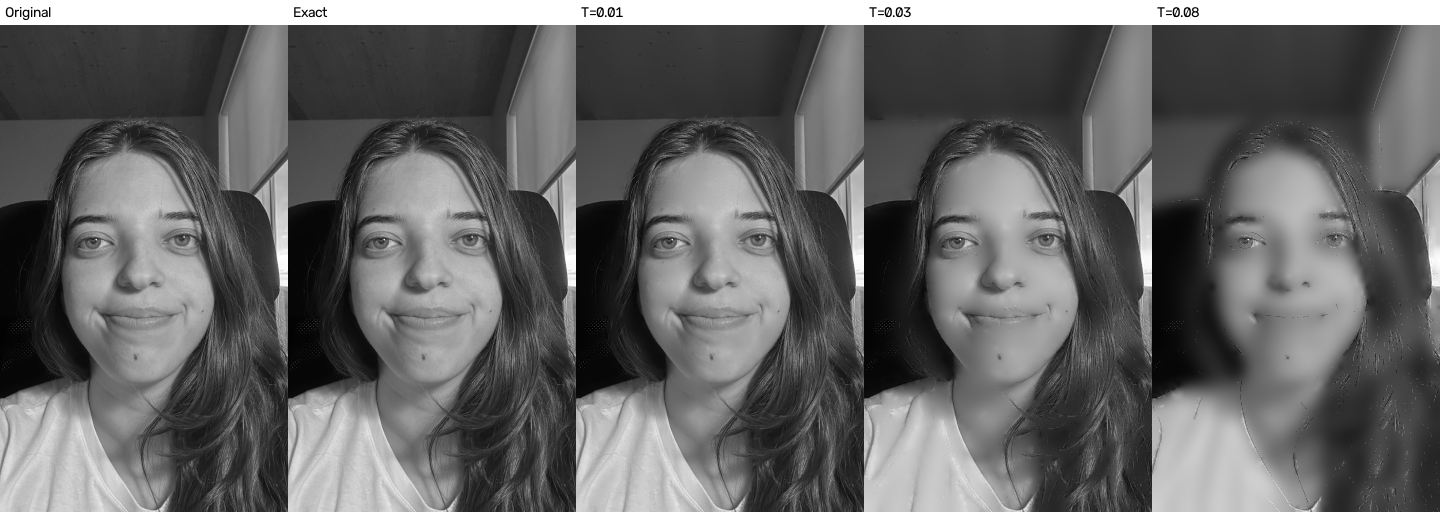
#> input picture assignments/hw03/files/hw03_output.png, 1440 x 512 px
$ python hw03.py hw03_output.png
#> lines starting #> are read from the running program, lines starting #| are printed output that depends on the picture; long printed decimals are rounded
"""Homework 03: Laplacian Pyramids.

Complete the four TODO functions below. Do not change their names or
arguments; the Gradescope autograder calls them directly.

Run locally from the course `cv` Conda environment with:
    python hw03.py my_image.png

The script will save a visualization to hw03_output.png. You only submit
hw03.py to Gradescope.
"""

from __future__ import annotations

import argparse
from pathlib import Path

import cv2
import numpy as np


def build_laplacian_pyramid(image: np.ndarray, levels: int) -> list[np.ndarray]:
    """Build a Laplacian pyramid with `levels` residual levels.

    Return a list:
        [L0, L1, ..., L_(levels-1), G_levels]

    Requirements:
    - `image` is a 2-D np.float32 grayscale image with values in [0, 1].
    - Keep all pyramid arrays as np.float32.
    - For each level, use cv2.pyrDown(..., borderType=cv2.BORDER_REFLECT).
    - Expand the coarse image with cv2.pyrUp(..., dstsize=previous_shape[::-1]).
    - Compute each residual as fine_image - expanded_coarse_image.
    - The final list entry is the smallest Gaussian image.
    - IMPORTANT: Your implementation must work for odd and non-square image sizes.
    """

    pyramid = []
    img = image.copy()

    for i in range(levels):

        dsample_img = cv2.pyrDown(img, borderType = cv2.BORDER_REFLECT)
        expand = cv2.pyrUp(dsample_img, dstsize = img.shape[::-1])

        residual_lap = img - expand

        pyramid.append(residual_lap)

        img = dsample_img

    pyramid.append(img)

    return pyramid


def reconstruct_laplacian_pyramid(pyramid: list[np.ndarray]) -> np.ndarray:
    """Reconstruct the finest image from a Laplacian pyramid.

    Start with the final coarse image. Repeatedly expand it to the size of the
    residual at the next finer level and add that residual. Return np.float32.
    """

    pyramid_rev = pyramid[::-1]
    small_g_img = pyramid_rev[0]

    for level in pyramid_rev[1:]:
        expand = cv2.pyrUp(small_g_img, dstsize = level.shape[::-1])
        small_g_img = expand + level

    return small_g_img


def threshold_laplacian_pyramid( pyramid: list[np.ndarray], threshold: float) -> list[np.ndarray]:
    """Return an independent thresholded copy of a Laplacian pyramid.

    For every residual level (all entries except the final coarse image), set
    coefficients whose absolute value is strictly less than `threshold` to 0.

    Return a new list containing a separate NumPy array for every level.
    Do NOT threshold the final coarse image, and do NOT modify or share arrays
    with the input pyramid. Keep all returned arrays as np.float32.

    A suitable independent copy for this list-of-arrays structure is:
        new_pyramid = [level.copy() for level in pyramid]
    """
    new_pyramid = [level.copy() for level in pyramid]
    for lvl in new_pyramid[:-1]:
        for r_idx, row in enumerate(lvl):
            for c_idx, col in enumerate(row):
                if np.abs(lvl[r_idx, c_idx]) < threshold:
                    lvl[r_idx, c_idx] = 0

    return new_pyramid


def residual_nonzero_fraction(pyramid: list[np.ndarray]) -> float:
    """Return the fraction of nonzero coefficients in the residual levels.
    Count coefficients only in pyramid[:-1]; the final coarse image is not
    included. Return a Python float in [0, 1]. """

    non_zero = 0
    total_elem = 0
    for lvl in pyramid[:-1]:
        for r in lvl:
            for val in r:
                total_elem += 1
                if val != 0:
                    non_zero += 1

    if total_elem == 0:
        return 0


    total_perc = non_zero/total_elem
    return total_perc


# -----------------------------------------------------------------------------
# The helper functions below are provided. You do not need to modify them.
# -----------------------------------------------------------------------------

def load_grayscale_float(filename: str | Path) -> np.ndarray:
    """Load an image with OpenCV and return grayscale float32 in [0, 1]."""
    image = cv2.imread(str(filename), cv2.IMREAD_GRAYSCALE)
    if image is None:
        raise FileNotFoundError(f"Could not load image: {filename}")
    return image.astype(np.float32) / 255.0


def resize_for_pyramid(image: np.ndarray, max_dimension: int = 512) -> np.ndarray:
    """Downsize very large images to keep the visualization compact."""
    height, width = image.shape
    largest = max(height, width)
    if largest <= max_dimension:
        return image
    scale = max_dimension / largest
    new_size = (max(1, round(width * scale)), max(1, round(height * scale)))
    return cv2.resize(image, new_size, interpolation=cv2.INTER_AREA).astype(np.float32)


def _to_display_u8(image: np.ndarray) -> np.ndarray:
    """Convert a reconstructed float image into a viewable uint8 image."""
    arr = np.asarray(image, dtype=np.float32)
    return np.clip(np.rint(np.clip(arr, 0.0, 1.0) * 255.0), 0, 255).astype(np.uint8)


def save_comparison(
    panels: list[tuple[str, np.ndarray]],
    output_path: str | Path = "hw03_output.png",
) -> None:
    """Save a horizontal montage of reconstructions."""
    rendered = []
    for label, image in panels:
        panel = _to_display_u8(image)
        panel = cv2.cvtColor(panel, cv2.COLOR_GRAY2BGR)
        cv2.rectangle(panel, (0, 0), (panel.shape[1] - 1, 24), (255, 255, 255), -1)
        cv2.putText(
            panel,
            label,
            (5, 17),
            cv2.FONT_HERSHEY_SIMPLEX,
            0.48,
            (0, 0, 0),
            1,
            cv2.LINE_AA,
        )
        rendered.append(panel)

    montage = cv2.hconcat(rendered)
    if not cv2.imwrite(str(output_path), montage):
        raise RuntimeError(f"Could not save {output_path}")


def main() -> None:
    parser = argparse.ArgumentParser(description="HW03: Laplacian Pyramids and Compression")
    parser.add_argument("image", help="Path to your HW01 headshot or another JPG/PNG image")
    args = parser.parse_args()

    image = resize_for_pyramid(load_grayscale_float(args.image))
#> in load_grayscale_float, image is the input picture: shape (512, 1440); min 0, max 255, mean 101.5
#> in resize_for_pyramid, `height, width = image.shape`: height = 512; width = 1440
#> in resize_for_pyramid, `scale = max_dimension / largest`: scale = 0.356
#> in resize_for_pyramid, `new_size = (max(1, round(width * scale)), max(1, round(height * scale)))`: new_size = (512, 182)
    pyramid = build_laplacian_pyramid(image, levels=3)
#> the loop in build_laplacian_pyramid, `for i in range(levels): ` made 3 passes
#> pass 1, in build_laplacian_pyramid, `expand = cv2.pyrUp(dsample_img, dstsize = img.shape[::-1])`:
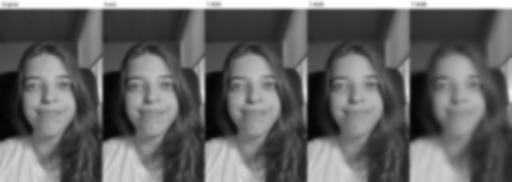
#> expand: shape (182, 512) float32; min 0.0121, max 1, mean 0.398
#> pass 1, in build_laplacian_pyramid, `residual_lap = img - expand`:
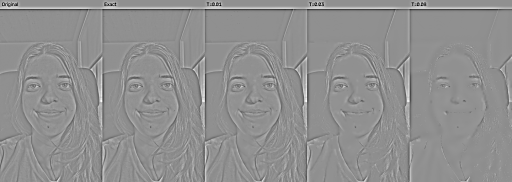
#> residual_lap: shape (182, 512) float32; min -0.488, max 0.375, mean 2.99e-05; drawn with min black and max white
#> after the loop in build_laplacian_pyramid, `for i in range(levels):`:
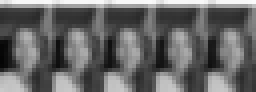
#> dsample_img: shape (23, 64) float32 (shown 4 times larger); min 0.0206, max 0.981, mean 0.407
#> after the loop in build_laplacian_pyramid, `for i in range(levels):`: pyramid = 3 items
#> pyramid = 4 items

    exact = reconstruct_laplacian_pyramid(pyramid)
#> the loop in reconstruct_laplacian_pyramid, `for level in pyramid_rev[1:]:` made 3 passes
#> pass 2, in reconstruct_laplacian_pyramid, `expand = cv2.pyrUp(small_g_img, dstsize = level.shape[::-1])`:
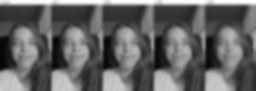
#> expand: shape (91, 256) float32; min 0.0166, max 0.997, mean 0.399
    max_error = float(np.max(np.abs(exact - image)))
#> max_error = 2.98e-08
    print("Exact reconstruction max error:", max_error)
#| Exact reconstruction max error: 2.9802322387695312e-08

    thresholds = [0.01, 0.03, 0.08]
    panels = [("Original", image), ("Exact", exact)]


    for threshold in thresholds:
        compressed = threshold_laplacian_pyramid(pyramid, threshold)
        fraction = residual_nonzero_fraction(compressed)
        reconstruction = reconstruct_laplacian_pyramid(compressed)
        print(f"Threshold {threshold:.2f} residual nonzero fraction: {fraction:.6f}")
        panels.append((f"T={threshold:.2f}", reconstruction))
#> this loop made 3 passes
#> fraction on passes 1 to 3: 0.524, 0.275, 0.0855
#| Threshold 0.01 residual nonzero fraction: 0.5243
#| Threshold 0.03 residual nonzero fraction: 0.2746
#| Threshold 0.08 residual nonzero fraction: 0.08546
#> pass 3, in main, `reconstruction = reconstruct_laplacian_pyramid(compressed)`:
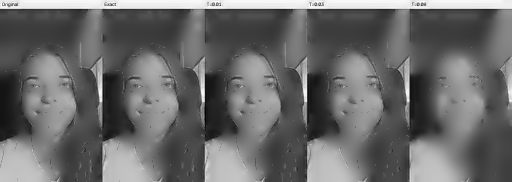
#> reconstruction: shape (182, 512) float32; min -0.0507, max 1.02, mean 0.399; drawn with min black and max white
#> after the loop, panels = 5 items

    save_comparison(panels, "hw03_output.png")
#> the loop in save_comparison, `for label, image in panels:` made 5 passes
#> label on passes 1 to 5: 'Original', 'Exact', 'T=0.01', 'T=0.03', 'T=0.08'
#> after the loop in save_comparison, `for label, image in panels:`:
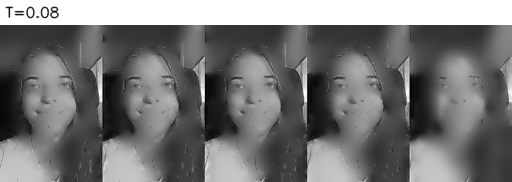
#> panel: shape (182, 512, 3); min 0, max 255, mean 118.4
#> in save_comparison, `montage = cv2.hconcat(rendered)`:
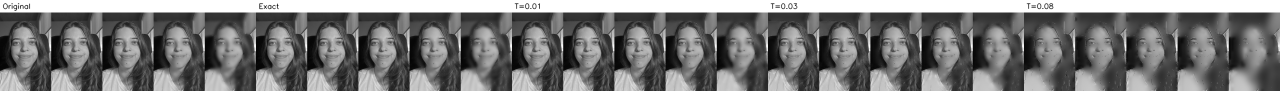
#> montage: shape (182, 2560, 3) (shown at 1/2 size); min 0, max 255, mean 118.2
    print("Saved visualization to hw03_output.png")


if __name__ == "__main__":
    main()

$ run again, with assignments/hw03/files/img.png copied over assignments/hw03/files/hw03_output.png
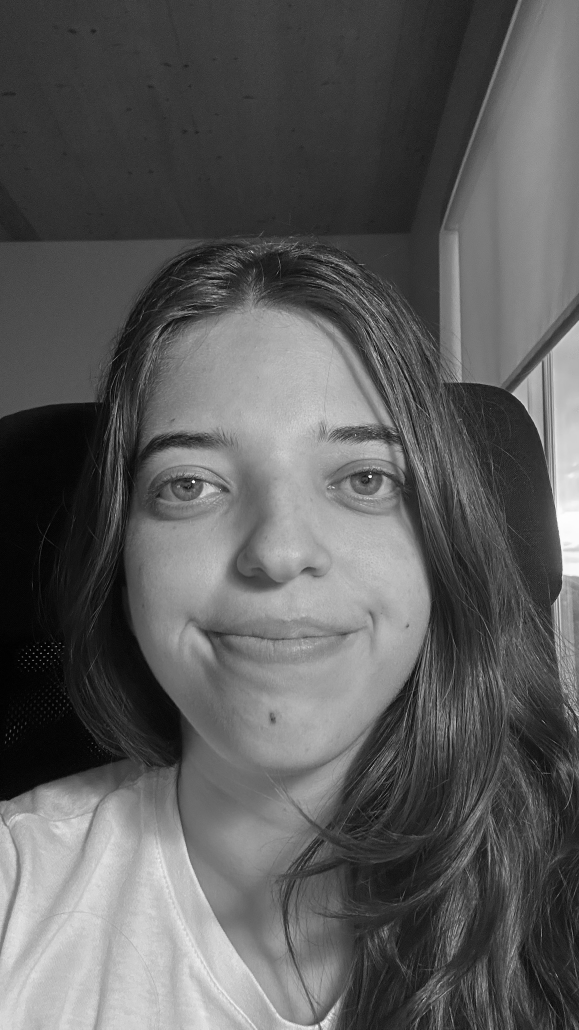
#> input picture assignments/hw03/files/img.png, 1737 x 3088 px (shown at 1/3 size)
#> in load_grayscale_float, image is the input picture: shape (3088, 1737); min 0, max 255, mean 92.4
#> height = 3088; width = 1737
#> largest = 3088
#> scale = 0.166
#> new_size = (288, 512)
#> the loop in build_laplacian_pyramid, `for i in range(levels): ` made 3 passes
#> pass 1, in build_laplacian_pyramid, `residual_lap = img - expand`:
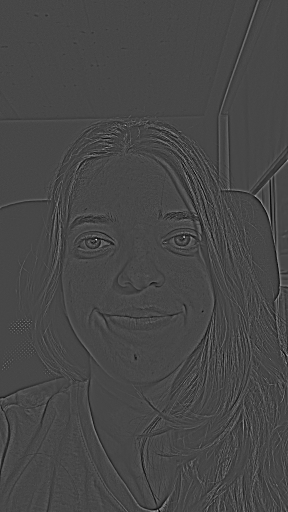
#> residual_lap: shape (512, 288) float32; min -0.219, max 0.564, mean -7.28e-07; drawn with min black and max white
#> after the loop in build_laplacian_pyramid, `for i in range(levels):`: pyramid = 3 items
#> in main, `pyramid = build_laplacian_pyramid(image, levels=3)`: pyramid = 4 items
#> the loop in reconstruct_laplacian_pyramid, `for level in pyramid_rev[1:]:` made 3 passes
#> max_error = 5.96e-08
#| Exact reconstruction max error: 5.960464477539063e-08
#> the loop in main, `for threshold in thresholds:` made 3 passes
#> fraction on passes 1 to 3: 0.39, 0.154, 0.0239
#> (printed output is left out)
#> after the loop in main, `for threshold in thresholds:`: panels = 5 items
#> the loop in save_comparison, `for label, image in panels:` made 5 passes
#> label on passes 1 to 5: 'Original', 'Exact', 'T=0.01', 'T=0.03', 'T=0.08'
#> after the loop in save_comparison, `for label, image in panels:`:
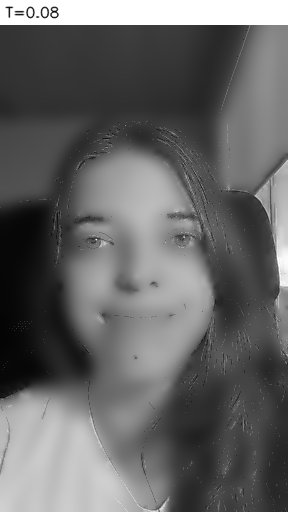
#> panel: shape (512, 288, 3); min 4, max 255, mean 101.4
